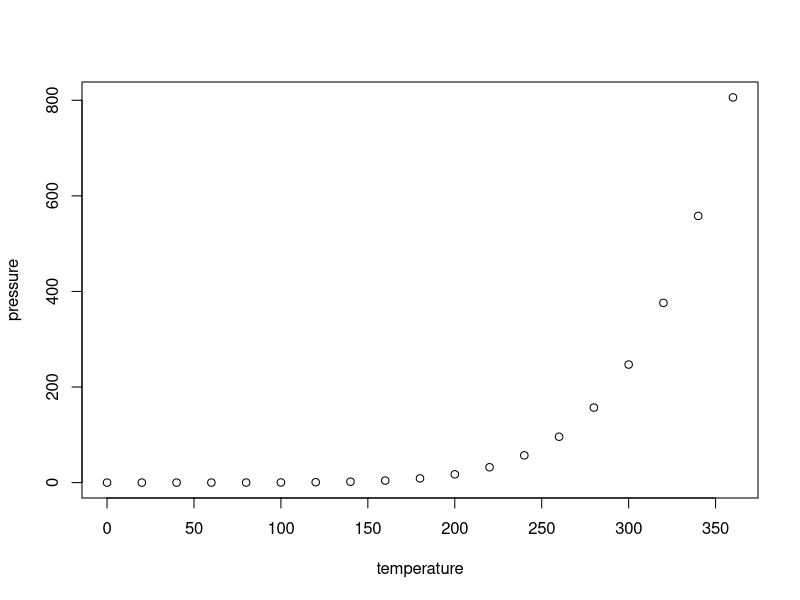
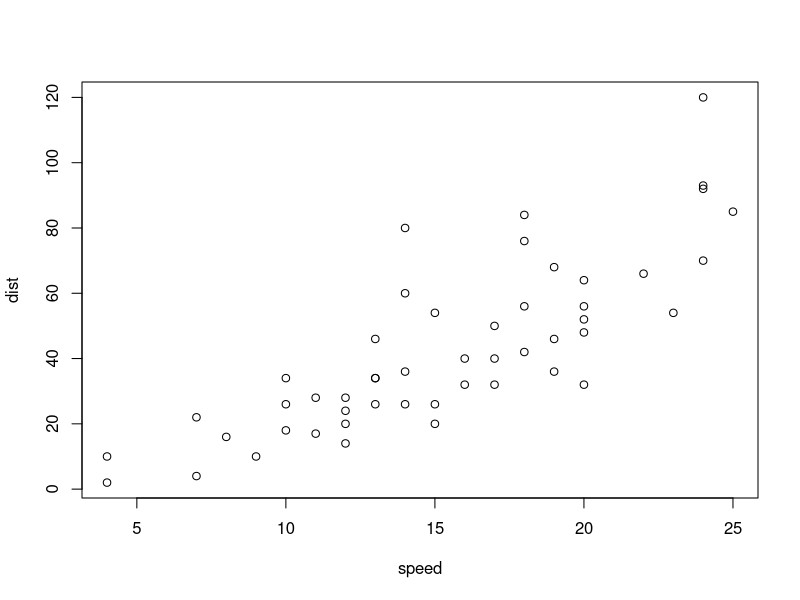
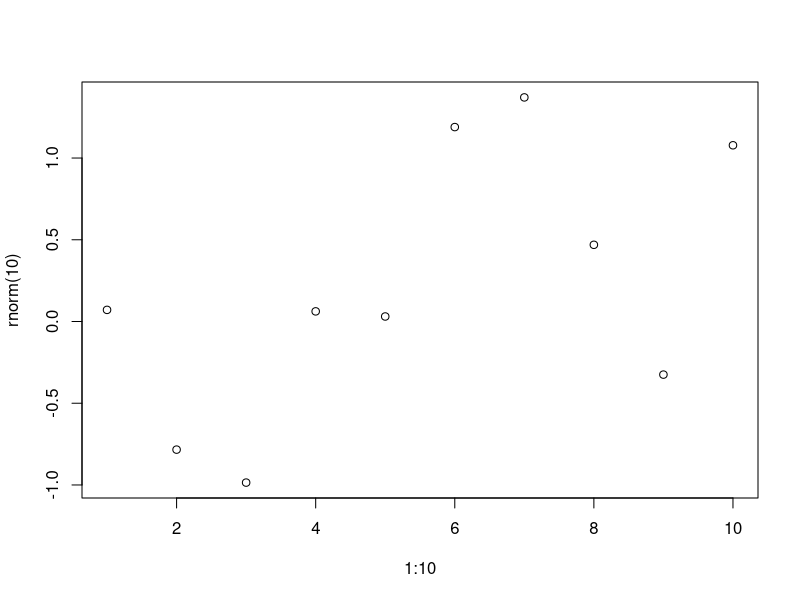
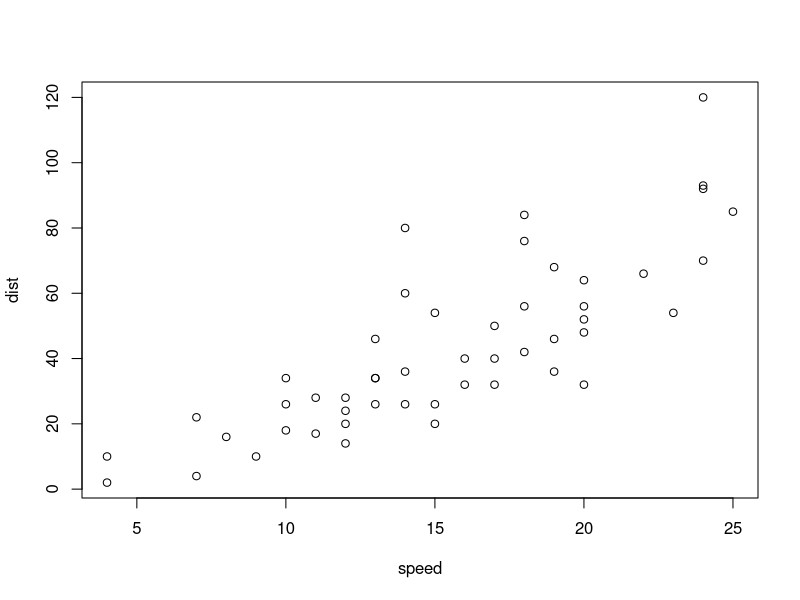
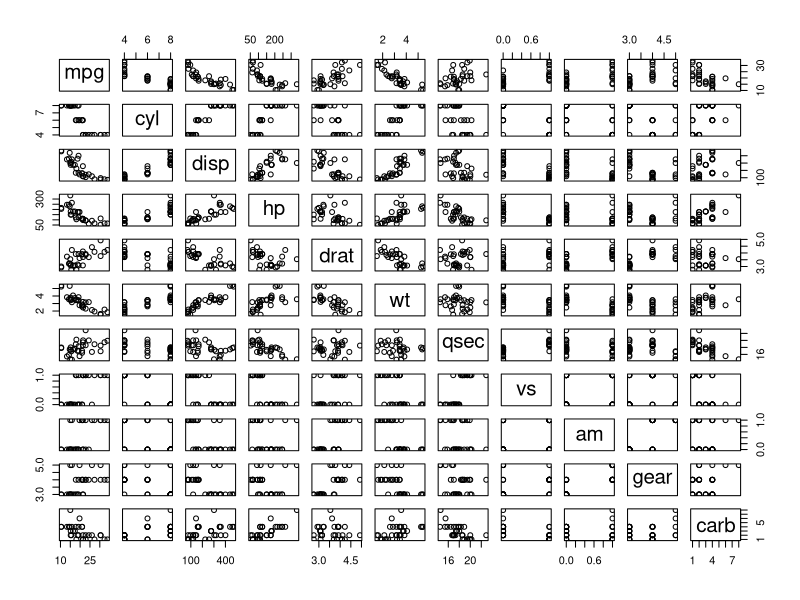
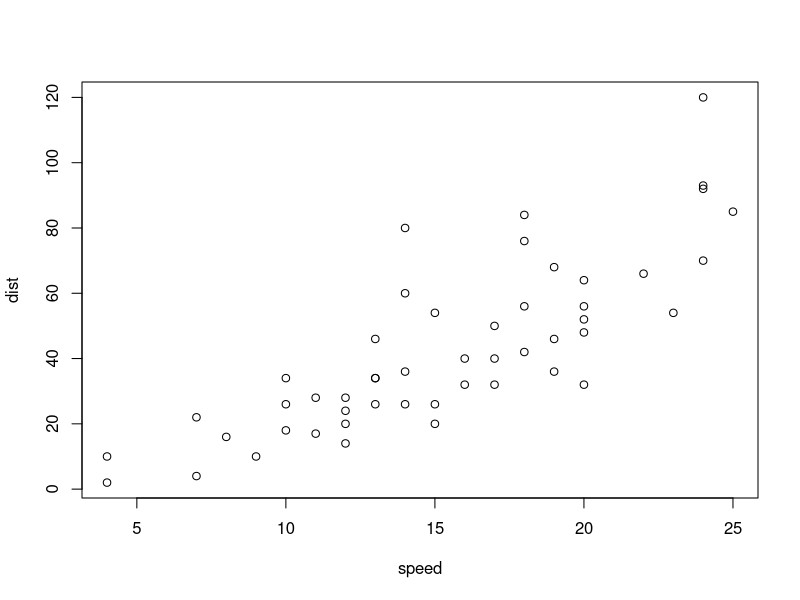
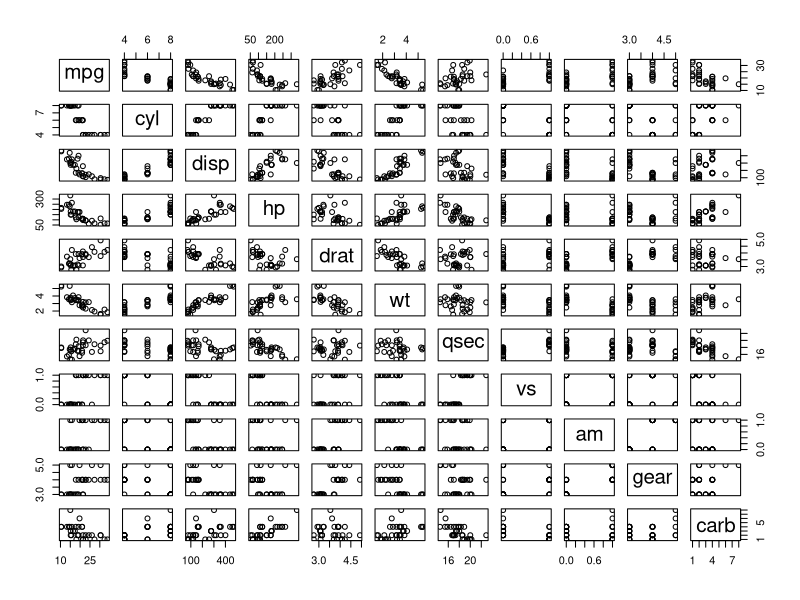
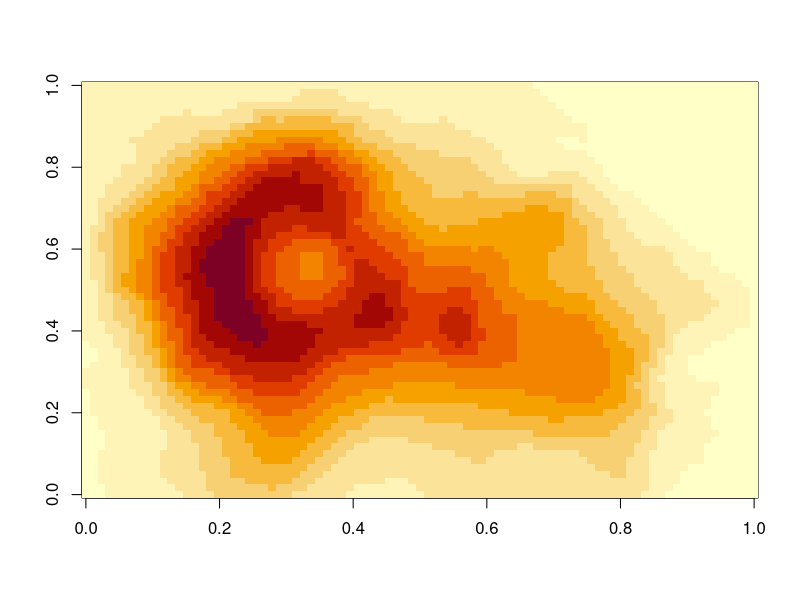

R code for these plots, in order:
## ---- chunk 1
#| label: fig-r-sub
#| layout-ncol: 2
#| fig-alt:
#|   - "Scatter plot of vapor pressure rising steeply with temperature"
#|   - "Scatter plot of stopping distance against speed for 50 cars"
#| fig-cap: >-
#|   Vapor pressure of mercury, and stopping distances of cars.
#| fig-subcap: ["Pressure", "Cars"]

plot(pressure)
plot(cars)
## ---- chunk 2
#| lightbox:
#|   group: r-graph
#|   description: Ten random points.
#| fig-alt: "Scatter plot of ten random points"
#| fig-cap: >-
#|   Ten random points against their index.

plot(1:10, rnorm(10))
## ---- chunk 3
#| lightbox:
#|   group: r-graph
#|   description: Stopping distance against speed.
#| fig-alt: "Scatter plot of stopping distance against speed for 50 cars"
#| fig-cap: >-
#|   Stopping distance against speed for 50 cars.

plot(cars)
## ---- chunk 4
#| lightbox:
#|   group: cars
#|   description:
#|     - The mtcars data, each variable against every other.
#|     - Stopping distance against speed.
#| fig-alt:
#|   - >-
#|     Scatterplot matrix of the mtcars data, each variable plotted against
#|     every other
#|   - "Scatter plot of stopping distance against speed for 50 cars"
#| fig-cap:
#|   - "The mtcars data, each variable plotted against every other."
#|   - "Stopping distance against speed for 50 cars."

plot(mtcars)
plot(cars)
## ---- chunk 5
#| lightbox: false
#| fig-alt: >-
#|   Scatterplot matrix of the mtcars data, each variable plotted against every
#|   other
#| fig-cap: "The mtcars data, each variable plotted against every other."

plot(mtcars)
## ---- chunk 6
#| label: fig-plain
#| fig-alt: >-
#|   Heat map of the Maunga Whau volcano's heights, in yellow, orange, and red
#| fig-cap: >-
#|   Heights of Maunga Whau (Mount Eden), from pale yellow (low) to dark red
#|   (high).

image(volcano)
